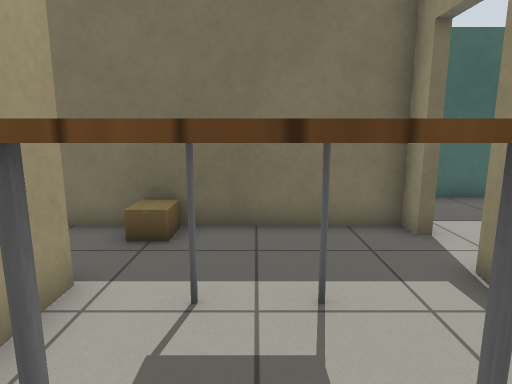
View 1 (above)

12 first-person views from a walk through a Gazebo world. The camera is 1 m above the floor, tilts 10° down and sees 75° across. The floor is counted in squares, 0.5 m on a side. Each view is taken from the middle of a square. On the plan, view 1 faces up. The plan holds only what a view shows up to about 18 squares ahead; the rest is blank. Gazebo's built-in surfaces are drawn with simple patterns.

View 2
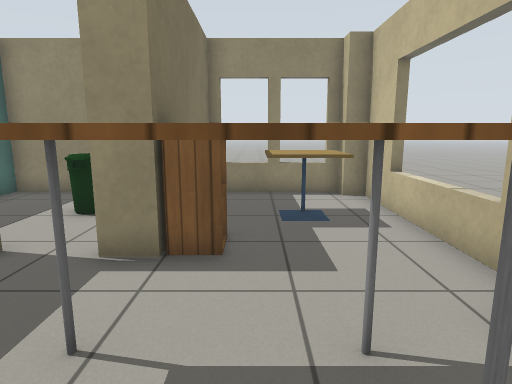

View 3
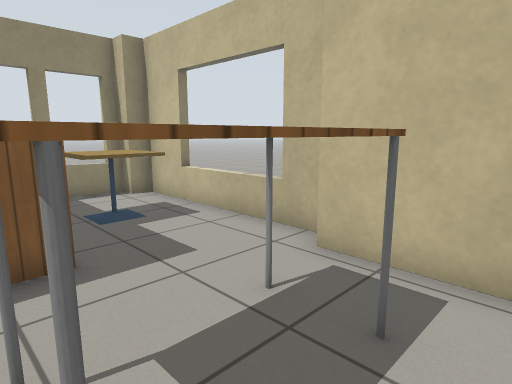

View 4
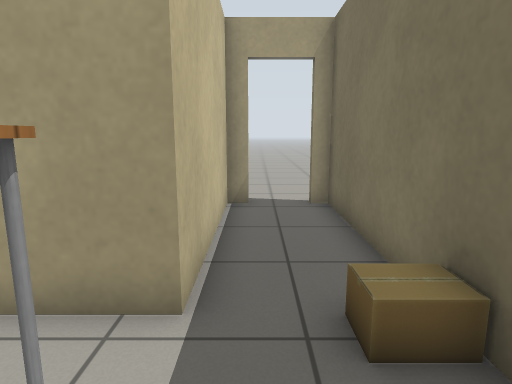

View 5
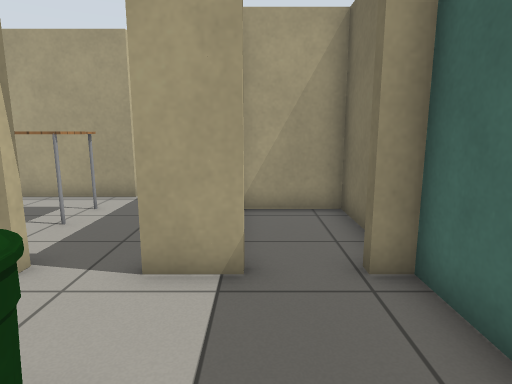

View 6
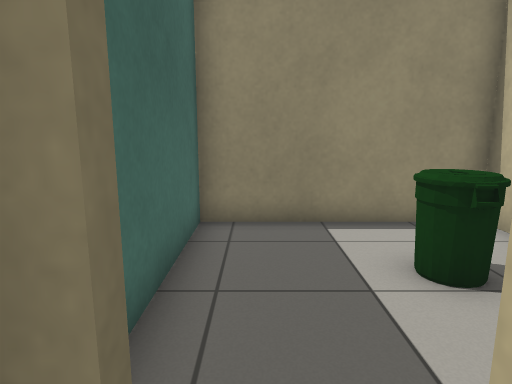

View 7
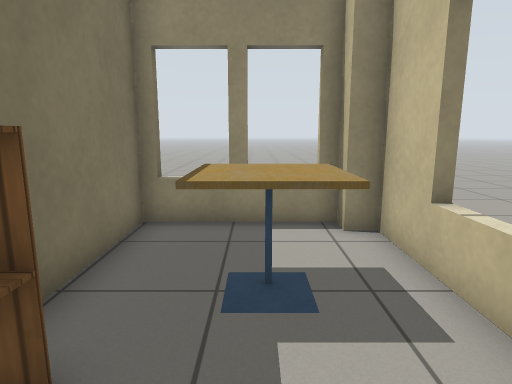

View 8
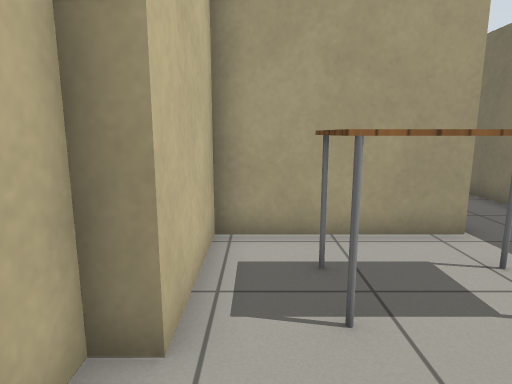

View 9
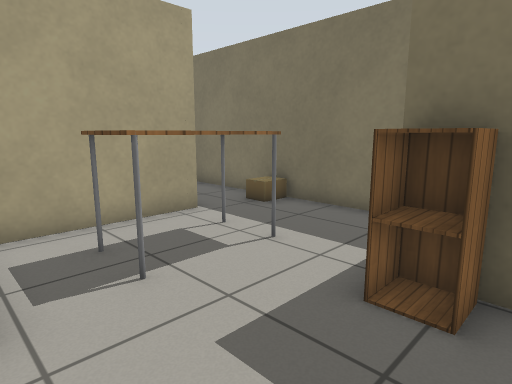

View 10
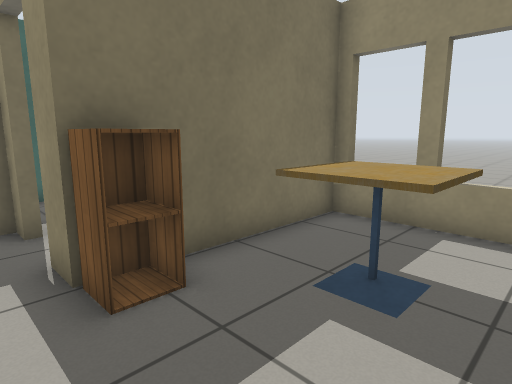

View 11
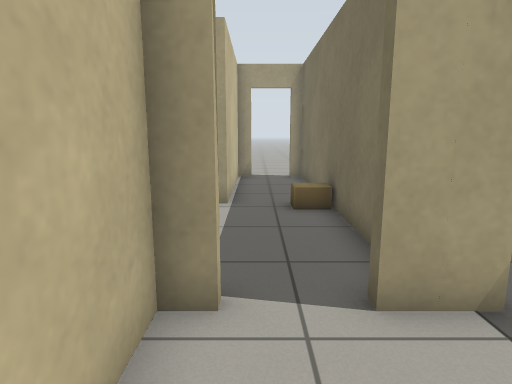

View 12
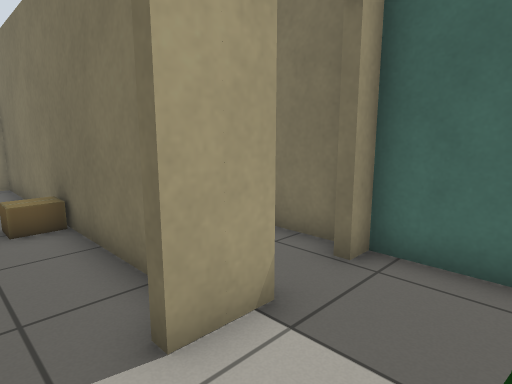

### Floor plan
Ten units are one square. View 1 is at (0, 0); x grows to the right and y downward. Boxes are objects, and circles mark ways between rooms. Rooms are numbered by the first view taken in them; rooms with no view inside come last. Other rooms are left out.
<svg viewBox="-92 -108 191 128">
<path fill="none" stroke="#000" d="M32 -62 32 -71 -84 -71M94 8 94 -36 32 -36 32 -46M-84 -49 -84 -42 -24 -42 -24 8 13 8 13 15 87 15 87 8M35 -79 35 -62M35 -39 58 -39M94 -39 94 -103 35 -103M29 -103 -7 -103 -7 -76"/>
<rect x="-25" y="-65" width="10" height="10" fill="#bbb"><title>cardboard box</title></rect>
<rect x="-15" y="-45" width="30" height="40" fill="#bbb"><title>table</title></rect>
<rect x="35" y="-35" width="10" height="10" fill="#bbb"><title>cabinet</title></rect>
<rect x="45" y="-25" width="30" height="30" fill="#bbb"><title>cafe table</title></rect>
<rect x="55" y="-75" width="20" height="20" fill="#bbb"><title>bin</title></rect>
<circle cx="30" cy="-55" r="3" fill="#2a7"/>
<circle cx="30" cy="-85" r="3" fill="#2a7"/>
<text x="10" y="-30">1</text>
<text x="60" y="-70">2</text>
<text x="10" y="-90">3</text>
</svg>
Room 1 opens to room 2. Room 2 opens to room 3.

Where each view was taken, in squares from view 1:
view 1: 0 up, 0 right, facing up
view 2: 2 up, 2 left, facing right
view 3: 4 up, 2 left, facing down-right
view 4: 5 up, 1 right, facing left
view 5: 8 up, 8 right, facing left
view 6: 9 up, 2 right, facing right
view 7: 1 up, 2 right, facing right
view 8: 0 up, 4 right, facing left
view 9: 1 down, 5 right, facing up-left
view 10: 1 down, 2 right, facing up-right
view 11: 5 up, 7 right, facing left
view 12: 5 up, 6 right, facing up-left
